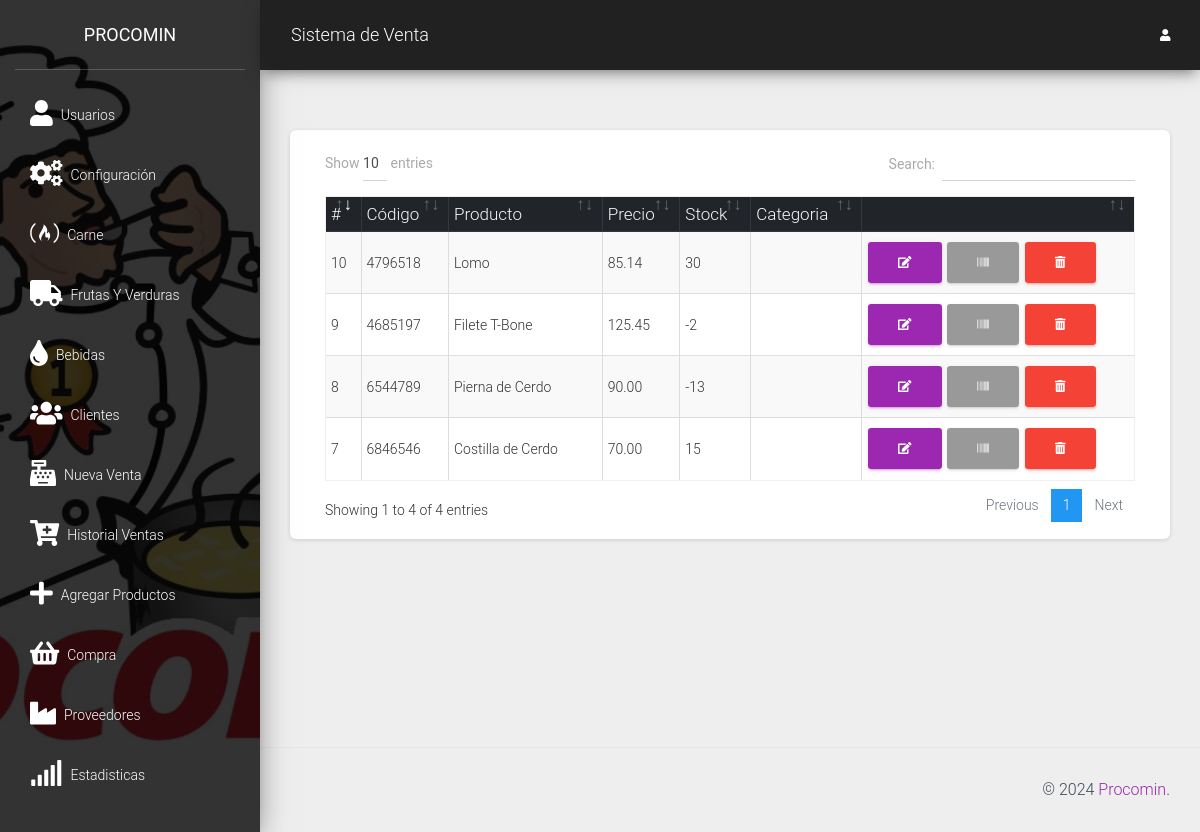
Screenshot of /src/productos.php (signed in) with the database file from the repository.
### tables this page shows
CREATE TABLE `producto` (
  `codproducto` int(11) NOT NULL,
  `codigo` varchar(20) NOT NULL,
  `descripcion` varchar(200) NOT NULL,
  `precio` decimal(10,2) NOT NULL,
  `existencia` int(11) NOT NULL,
  `categoria` varchar(50) NOT NULL
);

### src/productos.php (the view, shortened to what this page needs)
<!DOCTYPE html>
<html lang="en">
<head>
</head>
<?php
include_once "includes/header.php";
?>
<div class="card shadow-lg">
    <div class="card-body">
        <div class="row">
            <div class="col-md-12">
            </div>
        </div>
        <div class="col-md-12">
            <div class="table-responsive">
                <table class="table table-striped table-bordered" id="tbl">
                    <thead class="thead-dark">
                        <tr>
                            <th>#</th>
                            <th>Código</th>
                            <th>Producto</th>
                            <th>Precio</th>
                            <th>Stock</th>
                            <th>Categoria</th>
                            <th></th>
                        </tr>
                    </thead>
                    <tbody>
                        <?php
                        include "../conexion.php";
                        $query = mysqli_query($conexion, "SELECT * FROM producto");
                        $result = mysqli_num_rows($query);
                        if ($result > 0) {
                            while ($data = mysqli_fetch_assoc($query)) {
                                ?>
                                <tr>
                                    <td><?php echo $data['codproducto']; ?></td>
                                    <td><?php echo $data['codigo']; ?></td>
                                    <td><?php echo $data['descripcion']; ?></td>
                                    <td><?php echo $data['precio']; ?></td>
                                    <td><?php echo $data['existencia']; ?></td>
                                    <td><?php echo $data['categoria']; ?></td>
                                    <td>
                                        <a href="#" onclick="editarProducto(<?php echo $data['codproducto']; ?>)" class="btn btn-primary"><i class='fas fa-edit'></i></a>
                                        <a href="cod-bar.php" class="btn btn-sucessful"><i class="fa fa-barcode"></i> </a>
                                        <form action="eliminar_producto.php?id=<?php echo $data['codproducto']; ?>" method="post" class="confirmar d-inline">
                                            <button class="btn btn-danger" type="submit"><i class='fas fa-trash-alt'></i> </button>
                                        </form>
                                    </td>
                                </tr>
                        <?php }
                        } ?>
                    </tbody>
                </table>
            </div>
        </div>
    </div>
</div>
<?php include_once "includes/footer.php"; ?>
</html>

### rows the page displays
producto: codproducto "7", codigo "6846546", descripcion "Costilla de Cerdo", precio "70.00", existencia "15"
producto: codproducto "8", codigo "6544789", descripcion "Pierna de Cerdo", precio "90.00", existencia "-13"
producto: codproducto "9", codigo "4685197", descripcion "Filete T-Bone", precio "125.45", existencia "-2"
producto: codproducto "10", codigo "4796518", descripcion "Lomo", precio "85.14", existencia "30"
